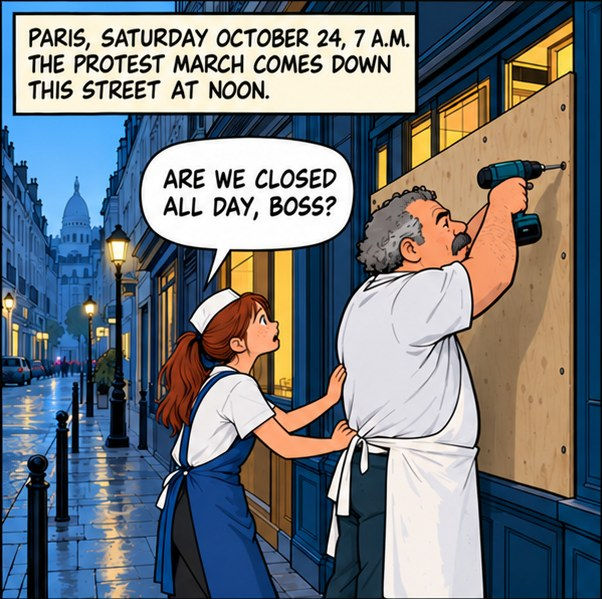
#> input picture content/news/import/2026-10-24/boulangerie/1-en.jpg, 602 x 599 px
$ python -i edition.py   (imports and definitions only)
#> lines starting #> are read from the running program, lines starting #| are printed output that depends on the picture
#> further down, picture is the input picture: PIL image 602x599 RGB; mean R, G, B 115.6, 121.8, 127.6
#!/usr/bin/env python3
"""Builds a hand-made Storink Daily edition for content/news/import/<day>/.

  tools/edition.py split  <page.png> <out_dir> <story_id> [lang]  # cuts a 2x2 comic page into <story_id>/1..4.jpg (JPEG: needed by Instagram and the share cards)
                                                            # with [lang]: <story_id>/1-<lang>.jpg… for a page whose text is drawn in ("baked": true in the script)
  tools/edition.py single <img> <out_dir> <story_id> <n>    # adds one separate image as slide n
  tools/edition.py build  <script.json> <out_dir>           # writes manifest.json for every story that has its images

Gutters are found automatically (bright, low-variance rows/columns near the middle of the page).
"""
import json, sys, os
from PIL import Image, ImageStat

def save(img, path):
    os.makedirs(os.path.dirname(path), exist_ok=True)
    img.convert("RGB").save(path, "JPEG", quality=88, optimize=True, progressive=True)

# [21 lines left out: function gutter, not called in this run]

def trim(img):
    """Removes a near-white outer margin."""
    g = img.convert("L"); W, H = g.size
#> after `g = img.convert('L')`:
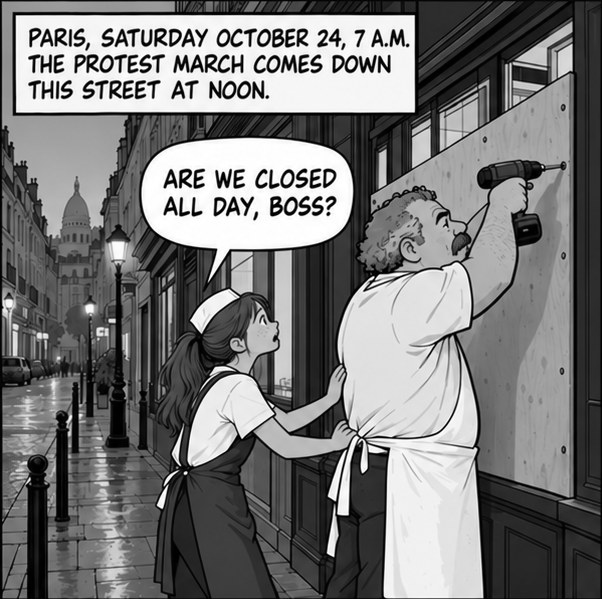
#> g: PIL image 602x599 L; min 0, max 255, mean 120.6
#> after `W, H = g.size`: W = 602; H = 599
    def blank(box):
        st = ImageStat.Stat(g.crop(box)); return st.mean[0] > 235 and st.stddev[0] < 12
    l, t, r, b = 0, 0, W, H
#> l = 0; t = 0; r = 602; b = 599
    while l < W // 10 and blank((l, 0, l + 1, H)): l += 1
#> after the loop, l = 0
    while r > W - W // 10 and blank((r - 1, 0, r, H)): r -= 1
#> this loop made 0 passes
#> after the loop, r = 602
    while t < H // 10 and blank((0, t, W, t + 1)): t += 1
#> after the loop, t = 0
    while b > H - H // 10 and blank((0, b - 1, W, b)): b -= 1
#> after the loop, b = 599
    return img.crop((l, t, r, b))

# [41 lines left out: functions split, build, not called in this run]

# [5 lines not run here, left out]

>>> from PIL import Image
>>> picture = Image.open('../content/news/import/2026-10-24/boulangerie/1-en.jpg')
>>> result = trim(picture)

$ run again, on content/news/import/2026-10-24/boulangerie/3-en.jpg
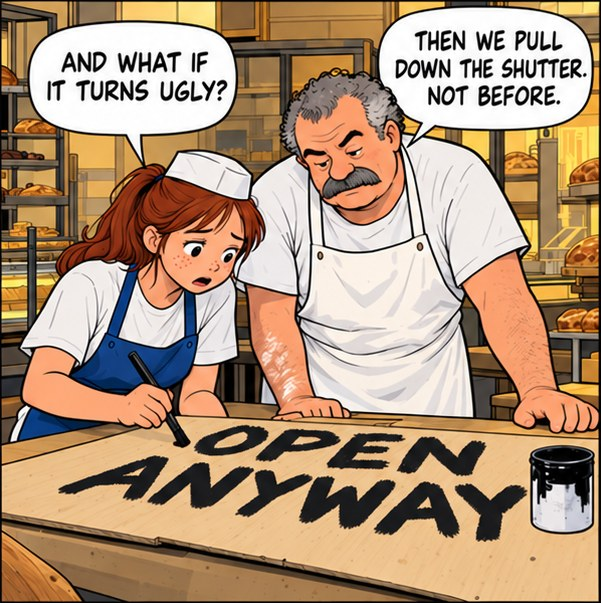
#> input picture content/news/import/2026-10-24/boulangerie/3-en.jpg, 601 x 603 px
#> picture is the input picture: PIL image 601x603 RGB; mean R, G, B 175.3, 147.3, 120.7
#> in trim, `g = img.convert('L')`:
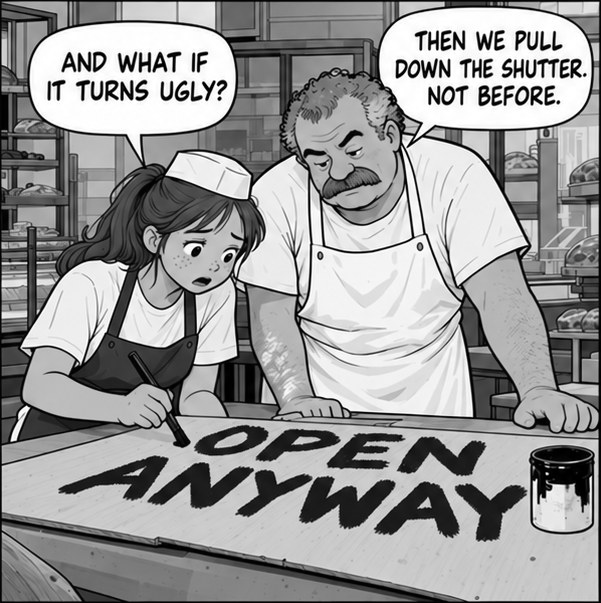
#> g: PIL image 601x603 L; min 0, max 255, mean 152.6
#> after the loop in trim, `while r > W - W // 10 and blank((r - 1, 0, r, H)): r -= 1`: r = 601
#> after the loop in trim, `while t < H // 10 and blank((0, t, W, t + 1)): t += 1`: t = 0
#> after the loop in trim, `while b > H - H // 10 and blank((0, b - 1, W, b)): b -= 1`: b = 603

$ run again, on content/news/import/2026-10-24/boulangerie/4-en.jpg
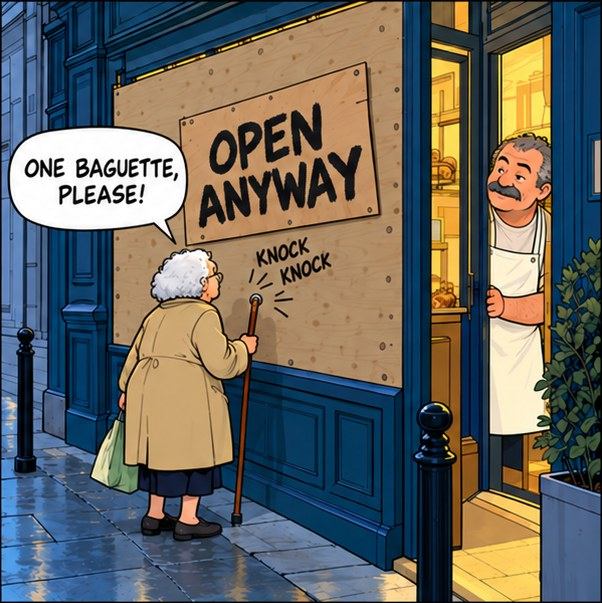
#> input picture content/news/import/2026-10-24/boulangerie/4-en.jpg, 602 x 603 px
#> picture is the input picture: PIL image 602x603 RGB; mean R, G, B 101.5, 101.8, 96.8
#> in trim, `g = img.convert('L')`:
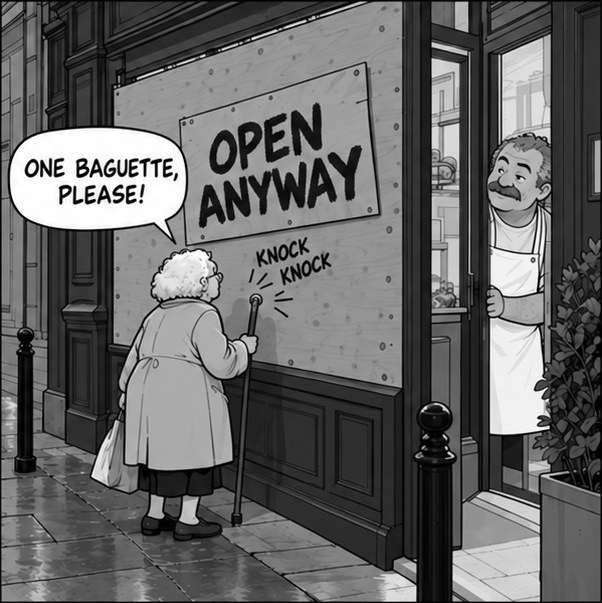
#> g: PIL image 602x603 L; min 0, max 255, mean 101.1
#> after the loop in trim, `while r > W - W // 10 and blank((r - 1, 0, r, H)): r -= 1`: r = 602
#> after the loop in trim, `while t < H // 10 and blank((0, t, W, t + 1)): t += 1`: t = 0
#> after the loop in trim, `while b > H - H // 10 and blank((0, b - 1, W, b)): b -= 1`: b = 603
